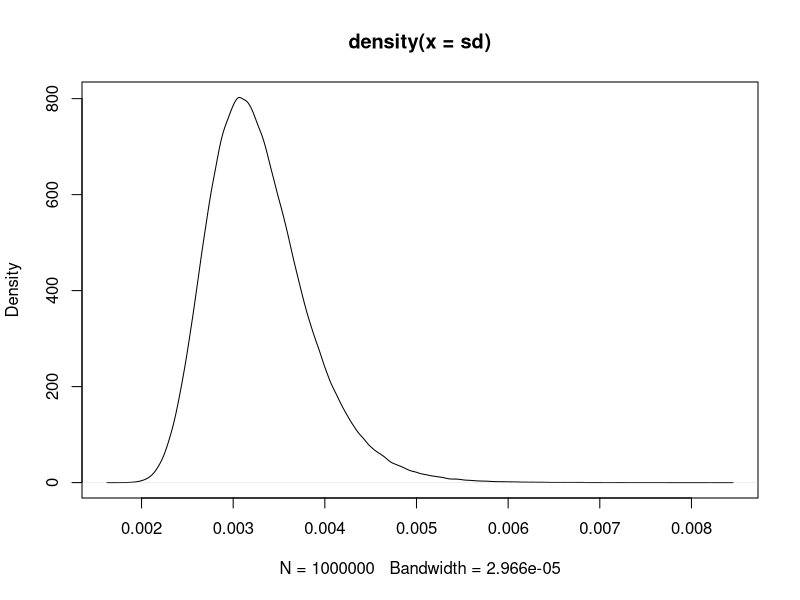
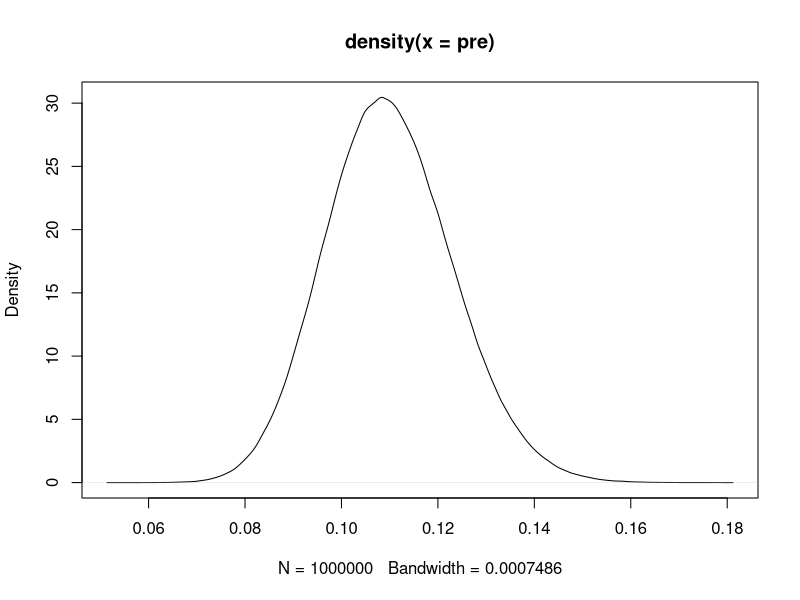
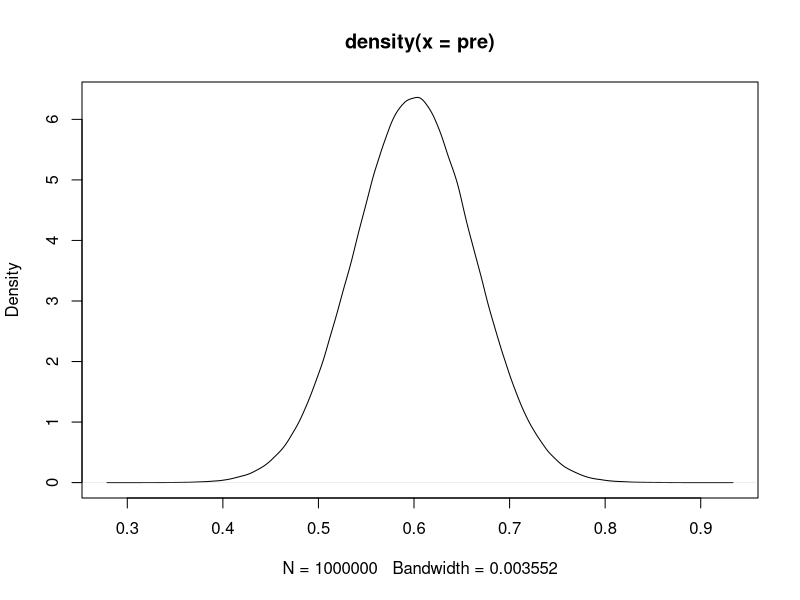

These charts were generated, in order, by the following R code:
## For gamma distribution
# plot function - precision instead of sd
pg = function(shp, rt){
  pre = rgamma(1e6, shp, rt)
  sd = sqrt(1/pre)
  plot(density(sd))
}
pg(10, 1e-4)

## For beta distribution
pb = function(shp, rt){
  pre = rbeta(1e6, shp, rt)
  plot(density(pre))
}
pb(0.11 * 500 / 0.89, 500) 

## For normal distribution
pn = function(mean, sd){
  pre = rnorm(1e6, mean, 1/sd^2)
  plot(density(pre))
}
pn(0.6, 1/0.5^2)
